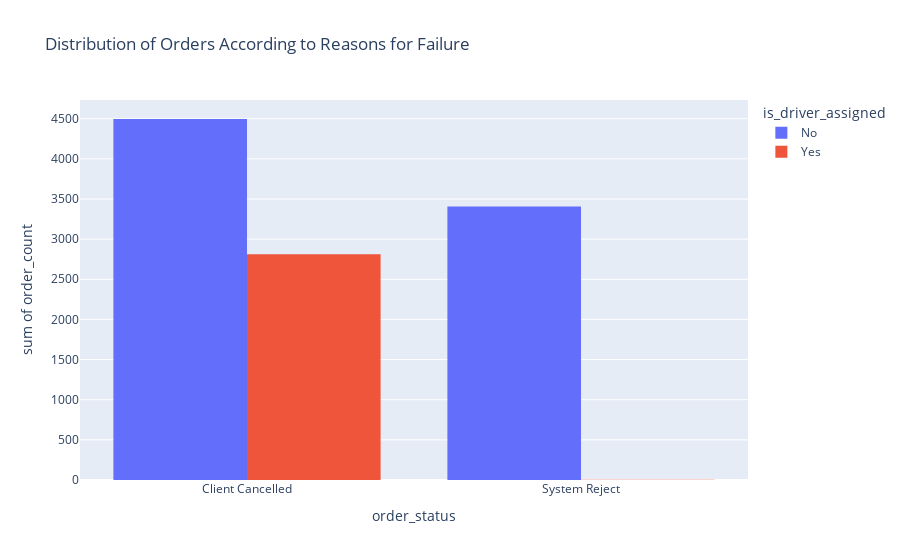

The cell this chart's notebook holds for it:
### Markdown cell above
# Data visualization

### Code cell
#creating new dataframe where we count the order_gk values by grouping the orders by order_status and is_driver_assigned
grouped_data_frame = data_frame_cleaned.groupby(['order_status', 'is_driver_assigned'])['order_gk'].count().reset_index()

#renaming the order_gk column
grouped_data_frame.rename(columns={'order_gk': 'order_count'}, inplace=True)

#plotting the distribution of orders according to reasons for failure
fig1 = px.histogram(grouped_data_frame,x='order_status',y='order_count', color='is_driver_assigned',barmode='group',
                   title='Distribution of Orders According to Reasons for Failure')
fig1.show()

### Figure 1 — Plotly figure (JSON) as saved in the notebook; plotly's stock layout.template omitted (floating-point values rounded to 4 significant figures)
{"data": [{"alignmentgroup": "True", "bingroup": "x", "histfunc": "sum", "hovertemplate": "is_driver_assigned=No<br>order_status=%{x}<br>sum of order_count=%{y}<extra></extra>", "legendgroup": "No", "marker": {"color": "#636efa", "pattern": {"shape": ""}}, "name": "No", "offsetgroup": "No", "orientation": "v", "showlegend": true, "type": "histogram", "x": ["Client Cancelled", "System Reject"], "xaxis": "x", "y": [4496, 3406], "yaxis": "y"}, {"alignmentgroup": "True", "bingroup": "x", "histfunc": "sum", "hovertemplate": "is_driver_assigned=Yes<br>order_status=%{x}<br>sum of order_count=%{y}<extra></extra>", "legendgroup": "Yes", "marker": {"color": "#EF553B", "pattern": {"shape": ""}}, "name": "Yes", "offsetgroup": "Yes", "orientation": "v", "showlegend": true, "type": "histogram", "x": ["Client Cancelled", "System Reject"], "xaxis": "x", "y": [2811, 3], "yaxis": "y"}], "layout": {"barmode": "group", "legend": {"title": {"text": "is_driver_assigned"}, "tracegroupgap": 0}, "title": {"text": "Distribution of Orders According to Reasons for Failure"}, "xaxis": {"anchor": "y", "domain": [0, 1], "title": {"text": "order_status"}}, "yaxis": {"anchor": "x", "domain": [0, 1], "title": {"text": "sum of order_count"}}}}
